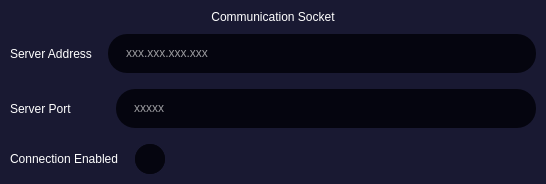
                  <widget class="QWidget" name="widget_4" native="true">
                   <property name="sizePolicy">
                    <sizepolicy hsizetype="Expanding" vsizetype="Preferred">
                     <horstretch>0</horstretch>
                     <verstretch>0</verstretch>
                    </sizepolicy>
                   </property>
                   <property name="minimumSize">
                    <size>
                     <width>546</width>
                     <height>0</height>
                    </size>
                   </property>
                   <property name="maximumSize">
                    <size>
                     <width>540</width>
                     <height>16777215</height>
                    </size>
                   </property>
                   <property name="styleSheet">
                    <string notr="true">background-color: rgb(25, 25, 50);
border-radius: 16px;</string>
                   </property>
                   <layout class="QVBoxLayout" name="verticalLayout_29">
                    <property name="spacing">
                     <number>10</number>
                    </property>
                    <property name="leftMargin">
                     <number>10</number>
                    </property>
                    <property name="topMargin">
                     <number>10</number>
                    </property>
                    <property name="rightMargin">
                     <number>10</number>
                    </property>
                    <property name="bottomMargin">
                     <number>10</number>
                    </property>
                    <item>
                     <widget class="QLabel" name="label_35">
                      <property name="sizePolicy">
                       <sizepolicy hsizetype="Expanding" vsizetype="Preferred">
                        <horstretch>0</horstretch>
                        <verstretch>0</verstretch>
                       </sizepolicy>
                      </property>
                      <property name="styleSheet">
                       <string notr="true">QLabel { 
color: white; 
font: 16pt  'Open Sans'; }</string>
                      </property>
                      <property name="text">
                       <string>Communication Socket</string>
                      </property>
                      <property name="alignment">
                       <set>Qt::AlignCenter</set>
                      </property>
                     </widget>
                    </item>
                    <item>
                     <layout class="QVBoxLayout" name="verticalLayout_30">
                      <property name="spacing">
                       <number>16</number>
                      </property>
                      <item>
                       <layout class="QHBoxLayout" name="horizontalLayout_11">
                        <property name="spacing">
                         <number>16</number>
                        </property>
                        <item>
                         <widget class="QLabel" name="label_36">
                          <property name="styleSheet">
                           <string notr="true">QLabel { 
color: white; 
font: 12pt  'Open Sans'; }</string>
                          </property>
                          <property name="text">
                           <string>Server Address</string>
                          </property>
                         </widget>
                        </item>
                        <item>
                         <widget class="QFrame" name="frame_4">
                          <property name="sizePolicy">
                           <sizepolicy hsizetype="Expanding" vsizetype="Preferred">
                            <horstretch>0</horstretch>
                            <verstretch>0</verstretch>
                           </sizepolicy>
                          </property>
                          <property name="minimumSize">
                           <size>
                            <width>0</width>
                            <height>39</height>
                           </size>
                          </property>
                          <property name="maximumSize">
                           <size>
                            <width>16777215</width>
                            <height>39</height>
                           </size>
                          </property>
                          <property name="styleSheet">
                           <string notr="true">background-color: rgb(5, 5, 15);
border-radius: 19px;</string>
                          </property>
                          <property name="frameShape">
                           <enum>QFrame::StyledPanel</enum>
                          </property>
                          <property name="frameShadow">
                           <enum>QFrame::Raised</enum>
                          </property>
                          <layout class="QVBoxLayout" name="verticalLayout_31">
                           <property name="spacing">
                            <number>0</number>
                           </property>
                           <property name="leftMargin">
                            <number>16</number>
                           </property>
                           <property name="topMargin">
                            <number>0</number>
                           </property>
                           <property name="rightMargin">
                            <number>16</number>
                           </property>
                           <property name="bottomMargin">
                            <number>0</number>
                           </property>
                           <item alignment="Qt::AlignLeft|Qt::AlignVCenter">
                            <widget class="QLineEdit" name="conn_CommAddressText">
                             <property name="sizePolicy">
                              <sizepolicy hsizetype="Expanding" vsizetype="Fixed">
                               <horstretch>0</horstretch>
                               <verstretch>0</verstretch>
                              </sizepolicy>
                             </property>
                             <property name="styleSheet">
                              <string notr="true">QLineEdit { 
color: rgb(155,155,159); 
font: 12pt  'Open Sans'; }</string>
                             </property>
                             <property name="inputMask">
                              <string>000.000.000.000;x</string>
                             </property>
                             <property name="text">
                              <string>...</string>
                             </property>
                             <property name="alignment">
                              <set>Qt::AlignLeading|Qt::AlignLeft|Qt::AlignVCenter</set>
                             </property>
                             <property name="placeholderText">
                              <string/>
                             </property>
                             <property name="cursorMoveStyle">
                              <enum>Qt::LogicalMoveStyle</enum>
                             </property>
                            </widget>
                           </item>
                          </layout>
                         </widget>
                        </item>
                       </layout>
                      </item>
                      <item>
                       <layout class="QHBoxLayout" name="horizontalLayout_12">
                        <property name="spacing">
                         <number>44</number>
                        </property>
                        <item>
                         <widget class="QLabel" name="label_37">
                          <property name="styleSheet">
                           <string notr="true">QLabel { 
color: white; 
font: 12pt  'Open Sans'; }</string>
                          </property>
                          <property name="text">
                           <string>Server Port</string>
                          </property>
                         </widget>
                        </item>
                        <item>
                         <widget class="QFrame" name="frame_5">
                          <property name="sizePolicy">
                           <sizepolicy hsizetype="Expanding" vsizetype="Preferred">
                            <horstretch>0</horstretch>
                            <verstretch>0</verstretch>
                           </sizepolicy>
                          </property>
                          <property name="minimumSize">
                           <size>
                            <width>0</width>
                            <height>39</height>
                           </size>
                          </property>
                          <property name="maximumSize">
                           <size>
                            <width>16777215</width>
                            <height>39</height>
                           </size>
                          </property>
                          <property name="styleSheet">
                           <string notr="true">background-color: rgb(5, 5, 15);
border-radius: 19px;</string>
                          </property>
                          <property name="frameShape">
                           <enum>QFrame::StyledPanel</enum>
                          </property>
                          <property name="frameShadow">
                           <enum>QFrame::Raised</enum>
                          </property>
                          <layout class="QVBoxLayout" name="verticalLayout_32">
                           <property name="spacing">
                            <number>0</number>
                           </property>
                           <property name="leftMargin">
                            <number>16</number>
                           </property>
                           <property name="topMargin">
                            <number>0</number>
                           </property>
                           <property name="rightMargin">
                            <number>16</number>
                           </property>
                           <property name="bottomMargin">
                            <number>0</number>
                           </property>
                           <item alignment="Qt::AlignLeft|Qt::AlignVCenter">
                            <widget class="QLineEdit" name="conn_CommPortText">
                             <property name="styleSheet">
                              <string notr="true">QLineEdit { 
color: rgb(155,155,159); 
font: 12pt  'Open Sans'; }</string>
                             </property>
                             <property name="inputMask">
                              <string>00000;x</string>
                             </property>
                             <property name="text">
                              <string/>
                             </property>
                             <property name="alignment">
                              <set>Qt::AlignLeading|Qt::AlignLeft|Qt::AlignVCenter</set>
                             </property>
                             <property name="placeholderText">
                              <string/>
                             </property>
                            </widget>
                           </item>
                          </layout>
                         </widget>
                        </item>
                       </layout>
                      </item>
                      <item>
                       <layout class="QHBoxLayout" name="horizontalLayout_13" stretch="0,0,0">
                        <property name="spacing">
                         <number>16</number>
                        </property>
                        <item>
                         <widget class="QLabel" name="label_38">
                          <property name="sizePolicy">
                           <sizepolicy hsizetype="Fixed" vsizetype="Preferred">
                            <horstretch>0</horstretch>
                            <verstretch>0</verstretch>
                           </sizepolicy>
                          </property>
                          <property name="styleSheet">
                           <string notr="true">QLabel { 
color: white; 
font: 12pt  'Open Sans'; }</string>
                          </property>
                          <property name="text">
                           <string>Connection Enabled</string>
                          </property>
                         </widget>
                        </item>
                        <item>
                         <widget class="QRadioButton" name="conn_CommEnButton">
                          <property name="maximumSize">
                           <size>
                            <width>30</width>
                            <height>30</height>
                           </size>
                          </property>
                          <property name="styleSheet">
                           <string notr="true">/*background: qlineargradient(
		spread:pad, x1:0, y1:1, x2:0, y2:0,
		stop:0 rgba(117, 23, 248, 255), 
		stop:1 rgba(227, 35, 255, 255));*/
QRadioButton {
    width: 30px;
    height: 30px;
	background-color: rgb(5, 5, 15);
	border-radius: 15px;
}
QRadioButton::indicator {
    width: 30px;
    height: 30px;
	background-color: rgb(5, 5, 15);
	border-radius: 15px;
}
QRadioButton::indicator::checked {
	width: 12px;
	height: 12px;
	background: qlineargradient(
		spread:pad, x1:0, y1:0, x2:1, y2:0,
		stop:0 rgba(117, 23, 248, 255), 
		stop:1 rgba(227, 35, 255, 255));
	border-radius: 6px;
	margin: 9px 9px 9px 9px;

}</string>
                          </property>
                          <property name="text">
                           <string/>
                          </property>
                          <property name="checked">
                           <bool>false</bool>
                          </property>
                          <property name="autoExclusive">
                           <bool>false</bool>
                          </property>
                         </widget>
                        </item>
                        <item>
                         <spacer name="horizontalSpacer_2">
                          <property name="orientation">
                           <enum>Qt::Horizontal</enum>
                          </property>
                          <property name="sizeHint" stdset="0">
                           <size>
                            <width>40</width>
                            <height>20</height>
                           </size>
                          </property>
                         </spacer>
                        </item>
                       </layout>
                      </item>
                     </layout>
                    </item>
                   </layout>
                  </widget>
